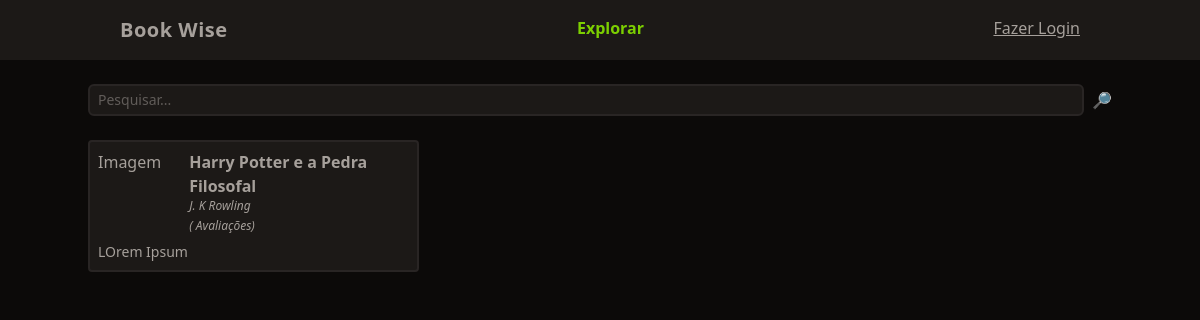
Before: / with the older database file.
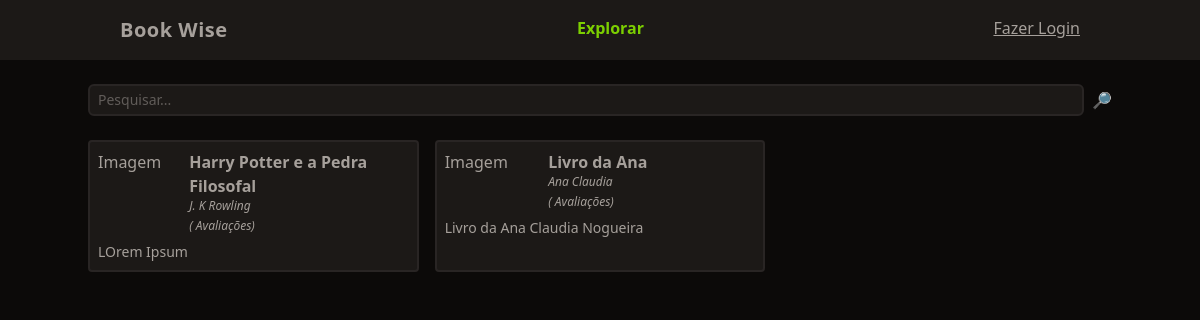
After: the same page with the newer database file.
### tables this page shows
CREATE TABLE livros (
  id integer primary key,
  titulo varchar(255),
  autor varchar(255),
  ano_lancamento integer,
  descricao text,
  usuario_id integer,
  foreign key(usuario_id) references usuarios(id) on delete cascade
);

### functions.php (called while the page is built, shortened)
<?php
function view($view, $data = [])
{
    require 'views/template/app.php';
}
function auth()
{
    if (!isset($_SESSION['auth'])) {
        return null;
    }
    return $_SESSION["auth"];
}

### controllers/index.controller.php (called while the page is built)
<?php
$pesquisar = $_REQUEST['pesquisar'] ?? '';
$livros = $DB->query(
    query: "select * from livros where titulo like :filtro",
    class: Livro::class,
    params: ['filtro' => "%$pesquisar%"]
)->fetchAll();
view('index',compact('livros'));
?>

### routes.php (called while the page is built, shortened)
<?php
$uri = str_replace('/', '', parse_url($_SERVER['REQUEST_URI'])['path']);
$controller = !empty($uri) ? $uri : 'index';
require "controllers/{$controller}.controller.php";

### index.php (called while the page is built, shortened)
<?php
require "functions.php";
$config = require('config.php');
require "Database.php";
require "routes.php";

### config.php (called while the page is built)
<?php
return [
    'database' => [
        'driver' => 'sqlite',
        'database' => 'database.sqlite'
    ]
];

### Database.php (called while the page is built)
<?php
class Database
{
    private $db;
    public function __construct($config)
    {
        $this->db = new PDO($this->getDsn($config));
    }
     private function getDsn($config)
     {
        $driver = $config['driver'];
        unset($config['driver']);
        $dsn = $driver . ':' . http_build_query($config, '', ';');
        if ($driver == 'sqlite') {
            $dsn = $driver . ':' . $config['database'];
        }
        return $dsn;
    }
    public function query($query, $class = null, $params = [])
    {
        $prepare = $this->db->prepare($query);
        if ($class) {
            $prepare->setFetchMode(PDO::FETCH_CLASS, $class);
        }
        $prepare->execute($params);
        return $prepare;
    }
}
$DB = new Database($config['database']);

### views/partials/_livro.php (the view)
<div class="p-2 rounded border-stone-800 border-2 bg-stone-900">
    <div class="flex">
        <div class="w-1/3">Imagem</div>
        <div class="space-y-1">
            <a href="/livro?id=<?= $livro->id ?>" class="font-semibold hover:underline"><?= $livro->titulo ?></a>
            <div class="text-xs italic"><?= $livro->autor ?></div>
            <div class="text-xs italic"><?= str_repeat('⭐', $livro->nota_avaliacao) ?> (<?= $livro->count_avaliacoes  ?> Avaliações)</div>
        </div>
    </div>
    <div class="text-sm mt-2"><?= $livro->descricao ?></div>
</div>

### views/template/app.php (shortened to what this page needs)
<!DOCTYPE html>
<html lang="pt-br">
<head>
    <script src="https://cdn.jsdelivr.net/npm/@tailwindcss/browser@4"></script>
</head>
<body class="bg-stone-950 text-stone-400">
    <header class="bg-stone-900">
        <nav class="mx-auto max-w-screen-lg flex justify-between px-8 py-4">
            <div class="font-bold text-xl tracking-wide">Book Wise</div>
            <ul class="flex space-x-4 font-bold">
                <li><a href="/" class="text-lime-500">Explorar</a></li>
            </ul>
            <ul>
                <?php if (auth()): ?>
                    <li><?= auth()->nome ?></li>
                    <li><a href="/logout" class="hover: underline">Sair</a></li>
                <?php else: ?>
                    <li><a href="/login" class="hover: underline">Fazer Login</a></li>
                <?php endif; ?>
            </ul>
        </nav>
    </header>
    <main class="mx-auto max-w-screen-lg space-y-6">
        <?php require "views/{$view}.view.php"; ?>
    </main>
</body>
</html>

### views/index.view.php
<form class="w-full flex space-x-2 mt-6">
    <input
        type="text"
        class="border-stone-800 border-2 rounded-md bg-stone-900 text-sm focus:outline-none px-2 py-1 w-full"
        placeholder="Pesquisar..."
        name="pesquisar">
    <button type="submit">🔎</button>
</form>
<section class="grid gap-4 grid-cols-1 md:grid-cols-2 lg:grid-cols-3">
    <?php foreach ($livros as $livro): ?>
        <?php require "partials/_livro.php"; ?>
    <?php endforeach; ?>
</section>

Changed rows visible on the page:
added livros: titulo "Livro da Ana", autor "Ana Claudia", descricao "Livro da Ana Claudia Nogueira"
